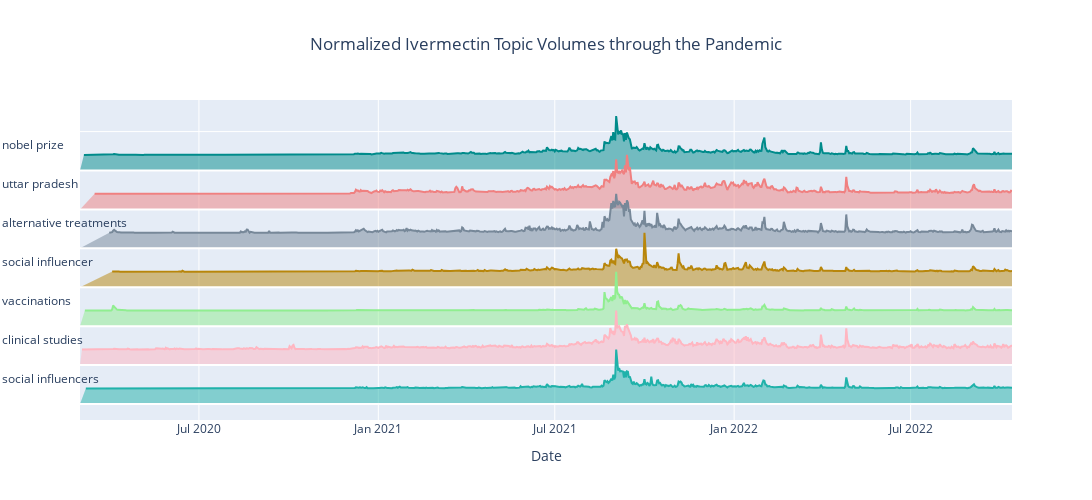

Source (notebook cell):
### Markdown cell above
Using Plotly to generate ridgeline plot of normalized topic volumes over time.

Borrows heavily from: https://www.python-graph-gallery.com/ridgeline-graph-plotly

### Code cell
import plotly.graph_objects as go
import numpy as np
import pandas as pd

color_discrete_map={
    'nobel prize':'darkcyan',
    'uttar pradesh':'lightcoral',
    'alternative treatments':'lightslategrey',
    'social influencer':'darkgoldenrod',
    'vaccinations':'lightgreen',
    'clinical studies':'lightpink',
    'social influencers':'lightseagreen'}

# the idea behind this ridgeline plot with Plotly is to add traces manually, each trace corresponding to a particular year's temperature distribution
# thus, we are to store each year's data (temperatures and their respective count) in seperate arrays or pd.series that we store in a dictionnary to retrieve them easily
array_dict = {} # instantiating an empty dictionnary
for topics in list(set(top_plot.subjects)):
    array_dict[f'x_{topics}'] = top_plot[top_plot['subjects']==topics].date # storing the date for each topic
    array_dict[f'y_{topics}'] = top_plot[top_plot['subjects']==topics]['Unnamed: 0'] # storing the count for each date
    array_dict[f'y_{topics}'] = (array_dict[f'y_{topics}'] - array_dict[f'y_{topics}'].min()) \
                                / (array_dict[f'y_{topics}'].max() - array_dict[f'y_{topics}'].min()) # we normalize the array (min max normalization)
    array_dict[f'c_{topics}'] = color_discrete_map[topics]                                

# once all of this is done, we can create a plotly.graph_objects.Figure and add traces with fig.add_trace() method
# since we have stored the temperatures and their respective count for each year, we can plot scatterplots (go.Scatter)
# we thus iterate over year_list and create a 'blank line' that is placed at y = index, then the corresponding temperature count line
fig = go.Figure()
for index, topics in enumerate(list(set(top_plot.subjects))):                        
    fig.add_trace(go.Scatter(
                            x=[pd.to_datetime('2020/03/01'), pd.to_datetime('2022/10/13')], y=np.full(2, len(list(set(top_plot.subjects)))-index),
                            mode='lines',
                            line_color='white'))
    fig.add_trace(go.Scatter(
                            x=array_dict[f'x_{topics}'],
                            y=array_dict[f'y_{topics}'] + (len(list(set(top_plot.subjects)))-index) + 0.4,
                            fill='tonexty',
                            name=f'{topics}',
                            line=dict(color=array_dict[f'c_{topics}'])
                            #fillcolor=array_dict[f'c_{topics}']
                            ))   

    
    #plotly.graph_objects' way of adding text to a figure
    fig.add_annotation(
                        x='2020/01/01',
                        y=len(list(set(top_plot.subjects)))-index+0.4,
                        text=f'{topics}',
                        showarrow=False,
                        yshift=10)

# here you can modify the figure and the legend titles
    fig.update_layout(
                title=dict(text='Normalized Ivermectin Topic Volumes through the Pandemic', x=0.5, xanchor='center'),
                showlegend=False,
                xaxis=dict(title='Date'),
                yaxis=dict(showticklabels=False),
                width=2000,
                height=500
                )

fig.show()

### Figure 1 — Plotly figure (JSON) as saved in the notebook; plotly's stock layout.template omitted (floating-point values rounded to 4 significant figures; data arrays with more than 128 entries replaced by an {"elided": "..."} marker saying what was removed)
{"data": [{"line": {"color": "white"}, "mode": "lines", "type": "scatter", "x": ["2020-03-01T00:00:00", "2022-10-13T00:00:00"], "y": [7, 7]}, {"fill": "tonexty", "line": {"color": "darkcyan"}, "name": "nobel prize", "type": "scatter", "x": {"elided": "930 str values"}, "y": {"elided": "930 float values"}}, {"line": {"color": "white"}, "mode": "lines", "type": "scatter", "x": ["2020-03-01T00:00:00", "2022-10-13T00:00:00"], "y": [6, 6]}, {"fill": "tonexty", "line": {"color": "lightcoral"}, "name": "uttar pradesh", "type": "scatter", "x": {"elided": "927 str values"}, "y": {"elided": "927 float values"}}, {"line": {"color": "white"}, "mode": "lines", "type": "scatter", "x": ["2020-03-01T00:00:00", "2022-10-13T00:00:00"], "y": [5, 5]}, {"fill": "tonexty", "line": {"color": "lightslategrey"}, "name": "alternative treatments", "type": "scatter", "x": {"elided": "900 str values"}, "y": {"elided": "900 float values"}}, {"line": {"color": "white"}, "mode": "lines", "type": "scatter", "x": ["2020-03-01T00:00:00", "2022-10-13T00:00:00"], "y": [4, 4]}, {"fill": "tonexty", "line": {"color": "darkgoldenrod"}, "name": "social influencer", "type": "scatter", "x": {"elided": "915 str values"}, "y": {"elided": "915 float values"}}, {"line": {"color": "white"}, "mode": "lines", "type": "scatter", "x": ["2020-03-01T00:00:00", "2022-10-13T00:00:00"], "y": [3, 3]}, {"fill": "tonexty", "line": {"color": "lightgreen"}, "name": "vaccinations", "type": "scatter", "x": {"elided": "942 str values"}, "y": {"elided": "942 float values"}}, {"line": {"color": "white"}, "mode": "lines", "type": "scatter", "x": ["2020-03-01T00:00:00", "2022-10-13T00:00:00"], "y": [2, 2]}, {"fill": "tonexty", "line": {"color": "lightpink"}, "name": "clinical studies", "type": "scatter", "x": {"elided": "938 str values"}, "y": {"elided": "938 float values"}}, {"line": {"color": "white"}, "mode": "lines", "type": "scatter", "x": ["2020-03-01T00:00:00", "2022-10-13T00:00:00"], "y": [1, 1]}, {"fill": "tonexty", "line": {"color": "lightseagreen"}, "name": "social influencers", "type": "scatter", "x": {"elided": "881 str values"}, "y": {"elided": "881 float values"}}], "layout": {"annotations": [{"showarrow": false, "text": "nobel prize", "x": "2020/01/01", "y": 7.4, "yshift": 10}, {"showarrow": false, "text": "uttar pradesh", "x": "2020/01/01", "y": 6.4, "yshift": 10}, {"showarrow": false, "text": "alternative treatments", "x": "2020/01/01", "y": 5.4, "yshift": 10}, {"showarrow": false, "text": "social influencer", "x": "2020/01/01", "y": 4.4, "yshift": 10}, {"showarrow": false, "text": "vaccinations", "x": "2020/01/01", "y": 3.4, "yshift": 10}, {"showarrow": false, "text": "clinical studies", "x": "2020/01/01", "y": 2.4, "yshift": 10}, {"showarrow": false, "text": "social influencers", "x": "2020/01/01", "y": 1.4, "yshift": 10}], "height": 500, "showlegend": false, "title": {"text": "Normalized Ivermectin Topic Volumes through the Pandemic", "x": 0.5, "xanchor": "center"}, "width": 2000, "xaxis": {"title": {"text": "Date"}}, "yaxis": {"showticklabels": false}}}
